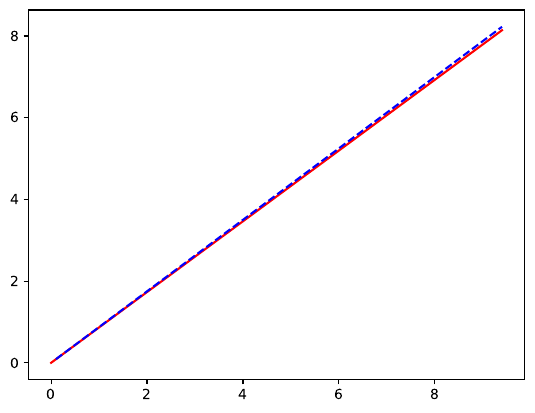

Write Python code to recreate this figure.
import matplotlib.pyplot as plt
import numpy as np

# comparison between the analytical expression of the component x1 of the angular momentum and its second order power series expansion

#calculates the analytical expression of x1
#calculates the component x1 in terms of spherical componets r, theta, fi
#calculates the second order expansion of x1 (with built in python module)
#express second order expansion as a method

def x1Spherical(r, theta, fi):
    x1Quantization=[0,0,0]
    x1Quantization[0]=r*np.cos(theta)
    x1Quantization[1]=r*np.sin(theta)*np.sin(fi)
    x1Quantization[2]=r*np.sin(theta)*np.cos(fi)
    return x1Quantization

def AM_Components(r,theta,fi):
    x1=(x1Spherical(r,theta,fi)[0],x1Spherical(r,theta,fi)[1],x1Spherical(r,theta,fi)[2])
    x2=(r*np.sin(theta)*np.cos(fi),r*np.cos(theta),r*np.sin(theta)*np.sin(fi))
    x3=(r*np.sin(theta)*np.sin(fi),r*np.sin(theta)*np.cos(fi),r*np.cos(theta))
    return (x1,x2,x3)

def x1AM(x2,x3,I):
    x1=np.sqrt(np.power(I,2)-(np.power(x2,2)+np.power(x3,2)))
    return x1

def x1PSE(x2,x3,I):
    pse=I*(1-(np.power(x2,2)+np.power(x3,2))/(2*np.power(I,2)))
    return pse


xvalues=[]
xanal=[]
xpse=[]

#first axis quantization
I=9.5
theta=np.pi/6
fi=np.pi/9
for r in np.arange(0,I,0.1):
    xvalues.append(r)
    x2=AM_Components(r,theta,fi)[1][0]
    x3=AM_Components(r,theta,fi)[2][0]
    x1anal=x1AM(x2,x3,r)
    x1pse=x1PSE(x2,x3,r)
    xanal.append(x1anal)
    xpse.append(x1pse)

plt.plot(xvalues,xanal,'r-',xvalues,xpse,'b--')
plt.savefig("x1Approx.pdf",bbox_inches="tight")
